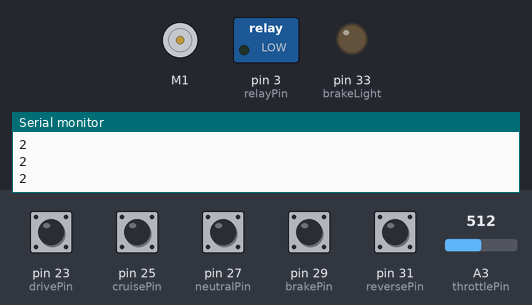
A sketch run on a simulated Arduino Mega 2560, built with avr-gcc and run on an emulated ATmega2560. On the bench: DC motor (green arrow = forward, orange = backward, longer = faster), switched loads named in the sketch (green lamp = pin HIGH), output pins drawn as LEDs (lit = HIGH), the last lines printed to the serial monitor. Inputs (shaded band) come from the test bench; at power-on: pin 23 (drivePin), pin 25 (cruisePin), pin 27 (neutralPin), pin 29 (brakePin), pin 31 (reversePin) HIGH, A3 (throttlePin) = 512.

Above: at 1.2 s.
1.3 s: pin 23 (drivePin) pulled LOW for 1 s
At 2.1 s:
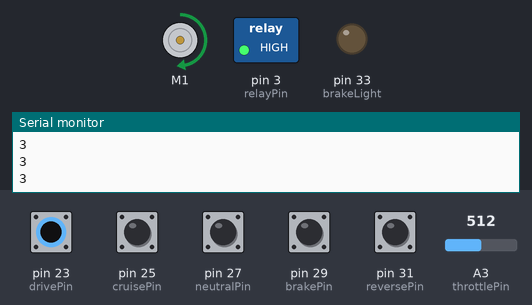
3.8 s: A3 (throttlePin) set to 716
At 4.3 s:
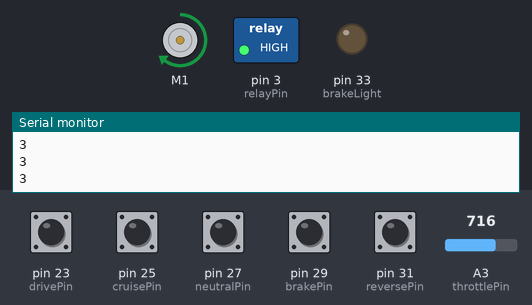
5.5 s: pin 31 (reversePin) pulled LOW for 0.15 s
At 6.7 s:
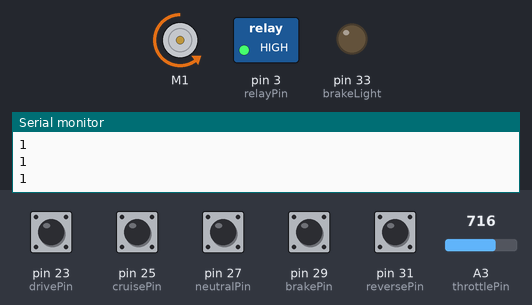
7.1 s: pin 29 (brakePin) pulled LOW for 1 s
At 7.7 s:
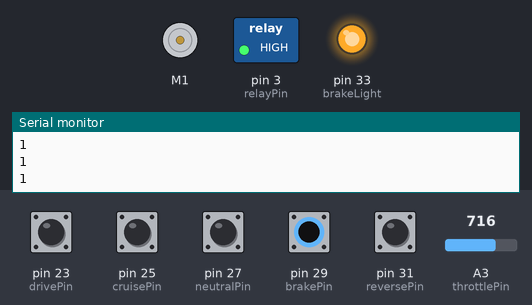
9.7 s: A3 (throttlePin) set to 900
At 10.9 s:
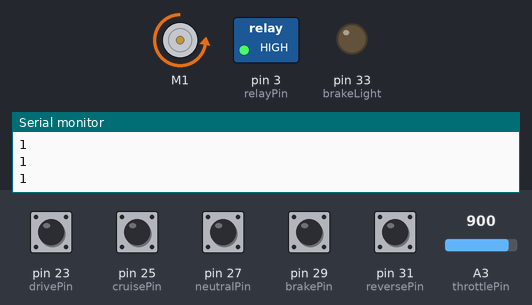
11.2 s: pin 25 (cruisePin) pulled LOW for 0.15 s
At 12.4 s:
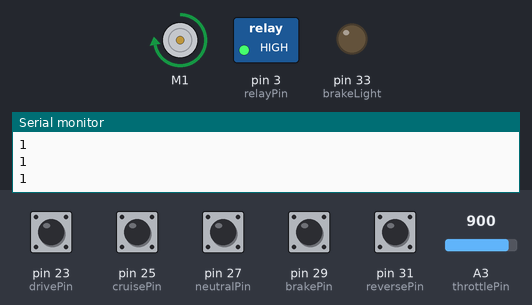
Timing chart, 0 to 13.8 s (numbered marks = the images above; inputs shaded):
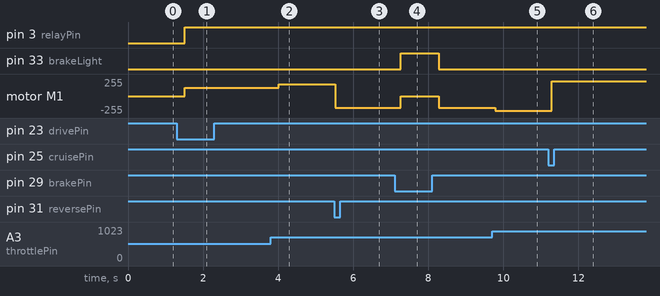

The sketch:

TCU_ver2.ino
```cpp
#include <SPI.h>
#include <time.h>
#include <stdio.h>
#include <stdlib.h>
#include "mcp_can.h"
#include <DualVNH5019MotorShield.h>

// pin for SPI CS on CAN Controller
const int spiCSPin = 53;

// var for CAN ID, byte size of CAN message, and CAN ID extension
unsigned long int id = 0x003;
unsigned int len = 2;
unsigned int ext = 0;

// initializes CAN
MCP_CAN CAN(spiCSPin);

//What manages the whole motors and stuff
DualVNH5019MotorShield motorDriver;

//where the pins of the buttons are connected
const int drivePin = 23, cruisePin = 25, neutralPin = 27, brakePin = 29, reversePin = 31;

//throttle input, used to set a speed
int throttlePin = A3;

//relay connection
const int relayPin = 3;

//brake light
const int brakeLight = 33;

// var for cruise control button state and CAN signal
int cruiseControlButtonState = 1; // 1 -> off, 0 -> on
int cruiseControlSig = 0b0; // 0b0 -> cruise control off, 0b1 -> cruise control on
int cruiseControlSpeed; //Used to save the speed for cruise control

// var for brake pressed signal
int brakePressSig = 0b0; // 0b0 -> brake not pressed, 0b1 -> brake pressed

// var for speed signal
int speedSig = 0;

//var for gear position signal
int gearPositionSig = 0b10; // 0b00 -> park, 0b01 -> reverse, 0b10 -> neutral, 0b11 -> drive. Default state is neutral

// var passed to motor controller to drive motor speed. Range is -400 to 400.
int rawSpeedOutput = 0;

void setup() {
  Serial.begin(115200);
  motorDriver.init();

  pinMode(relayPin, OUTPUT);
  pinMode(drivePin, INPUT_PULLUP);
  pinMode(neutralPin, INPUT_PULLUP);
  pinMode(cruisePin, INPUT_PULLUP);
  pinMode(brakePin, INPUT_PULLUP);
  pinMode(reversePin, INPUT_PULLUP);
  pinMode(brakeLight, OUTPUT);

  while(CAN_OK != CAN.begin(CAN_500KBPS, MCP_8MHz)){
    Serial.println("CAN BUS transmitter init failed");
    delay(100);
  }
  Serial.println("CAN BUS transmitter Init OK!");

}//end funct setup


/* Function to convert values to other ranges. if isReverse = 1, then the return value is multiplied by -1.
   Returns output conversion, always greater than zero
   It is used here for the setM1SPeed since -400 to 0 is reverse with -400 being fastest. 0 to 400 is normal.
*/
int valueConvert(double input, double inputRange, double outputRange) {
  int output;
  output = ((input*outputRange)/inputRange);
  return output;
}//end func valueConverter

/* ******************* T H I N G S   F O R   T E L E M E T R Y   T E A M ***********************
 *  Functions to update variable states.
 */

void updateBrakePressed() {
  int brakePress = digitalRead(brakePin);

  // if brake is pressed, light up brake lights and turn off cruise control
  if (brakePress == LOW) {
    brakePressSig = 0b1;
    digitalWrite(brakeLight,HIGH);
    cruiseControlSig = 0b0;
  }

  // if brake is not pressed, turn off brake lights
  else {
    brakePressSig = 0b0;
    digitalWrite(brakeLight,LOW);
  }

  //Serial.print("Brake Press Sig: ");
  //Serial.println(brakePressSig);
}

void updateGearPosition() {
  if (digitalRead(reversePin) == LOW && digitalRead(neutralPin) == HIGH && digitalRead(drivePin) == HIGH)
    gearPositionSig = 0b01;
  else if (digitalRead(reversePin) == HIGH && digitalRead(neutralPin) == LOW && digitalRead(drivePin) == HIGH)
    gearPositionSig = 0b10;
  else if (digitalRead(reversePin) == HIGH && digitalRead(neutralPin) == HIGH && digitalRead(drivePin) == LOW)
    gearPositionSig = 0b11;
/*
  //Serial.print("Gear Position: ");
  switch(gearPositionSig) {
    case 0b00:
      //Serial.println('P');
      break;
    case 0b01:
      //Serial.println('R');
      break;
    case 0b10:
      //Serial.println('N');
      break;
    case 0b11:
      //Serial.println('D');
      break;
    default:
      break;
  }
*/
}

void updateCruiseControl() {
  int newButtonState = digitalRead(cruisePin);
  if (newButtonState != cruiseControlButtonState) {
    if (newButtonState == LOW) {
      cruiseControlSig = !cruiseControlSig;
      // if cruise control is newly activated, save cruise control speed
      if (cruiseControlSig == 0b1)
        cruiseControlSpeed = valueConvert(analogRead(throttlePin), 1024, 400);
    }
    cruiseControlButtonState = newButtonState;
  }
  //Serial.print("Cruise Control Sig: ");
  //Serial.println(cruiseControlSig);
}

void updateSpeed() {
  speedSig = map(rawSpeedOutput, 0, 400, 0, 65);
}

// converts throttle input to raw speed output for motor to use
void throttleToRawSpeed() {
  int throttleInput = analogRead(throttlePin);
  rawSpeedOutput = valueConvert(throttleInput, 1023, 400);
  //Serial.print("Raw speed: ");
  //Serial.println(rawSpeedOutput);
}

//motor speed is converted from an analog pin range of 0-1023 to what the motor driver library uses, 400.
//To go reverse speed, then use negatives (400)the current speed is the voltage returned by pin A3, the throttle pin, a value between 0-1023
int getMotorSpeed(){
  int rawData = analogRead(A3);
}//end func getMotorSpeed


//This function isnt really too useful since the values are weird, but here it is if you need it.
double getCurrentDraw(){
  return motorDriver.getM1CurrentMilliamps();
}//end func getCurrentDraw

// This function is responsible for CHECKING FOR the possibility of having to order another motor driver. If you see this on the console, stuff went bad.
void stopIfFault(){
  if (motorDriver.getM1Fault())
  {
    //Serial.println("Motor 1 fault");
    while (1);
  }
  if (motorDriver.getM2Fault())
  {
    //Serial.println("Motor 2 fault");
    while (1);
  }
}//end funct stopIfFault

void motorHandler() {
  throttleToRawSpeed();
  stopIfFault();

  // if brake is pressed, stop motors
  if (brakePressSig == 0b1) {
    //Serial.print("\nStopping Motors");
    motorDriver.setM1Brake(400);
  }
  else {
      if (cruiseControlSig == 0b1) {
        digitalWrite(relayPin, HIGH);
        motorDriver.setM1Speed(cruiseControlSpeed);
      }
      else {
        if (gearPositionSig == 0b01) {
          digitalWrite(relayPin, HIGH);
          motorDriver.setM1Speed(-rawSpeedOutput);
        }
        else if (gearPositionSig == 0b010) {
          digitalWrite(relayPin, LOW);
          motorDriver.setM1Speed(0);
        }
        else if (gearPositionSig == 0b11) {
          digitalWrite(relayPin, HIGH);
          motorDriver.setM1Speed(rawSpeedOutput);
        }
      }
    }
}

void sendCANMessage() {
  // place the signal values into each byte
  int byte0 = speedSig;
  if (cruiseControlSig == 0b1)
  {
    int tempSpeed = map(cruiseControlSpeed, 0, 400, 0, 65);
    byte0 = tempSpeed;
  }
  Serial.println(gearPositionSig);
  int byte1 = (brakePressSig << 3) | (cruiseControlSig << 2) | gearPositionSig;
  unsigned char msg[2] = {byte0, byte1};
  //Serial.print("byte0: ");
  //Serial.println(byte0);
  //Serial.print("byte1: ");
  //Serial.println(byte1);

  // send message every 250ms
  CAN.sendMsgBuf(id, ext, len, msg);
  delay(250);
}

void loop() {
  updateGearPosition();
  updateCruiseControl();
  updateBrakePressed();
  motorHandler();
  updateSpeed();
  sendCANMessage();
}//end func loop
```

Measured:
- after the input at 1.3 s, pin 3 (relayPin): LOW → HIGH after 0.21 s; motor M1: stopped → forward 127/255 after 0.21 s
- after the input at 3.8 s, motor M1: forward 127/255 → forward 177/255 after 0.21 s
- after the input at 5.5 s, motor M1: forward 177/255 → backward 177/255 at once
- after the input at 7.1 s, pin 33 (brakeLight): LOW → HIGH after 0.17 s, → LOW 1.0 s later; motor M1: backward 177/255 → stopped after 0.17 s, → backward 177/255 1.0 s later
- after the input at 9.7 s, motor M1: backward 177/255 → backward 223/255 after 0.08 s
- after the input at 11.2 s, motor M1: backward 223/255 → forward 223/255 after 0.08 s
